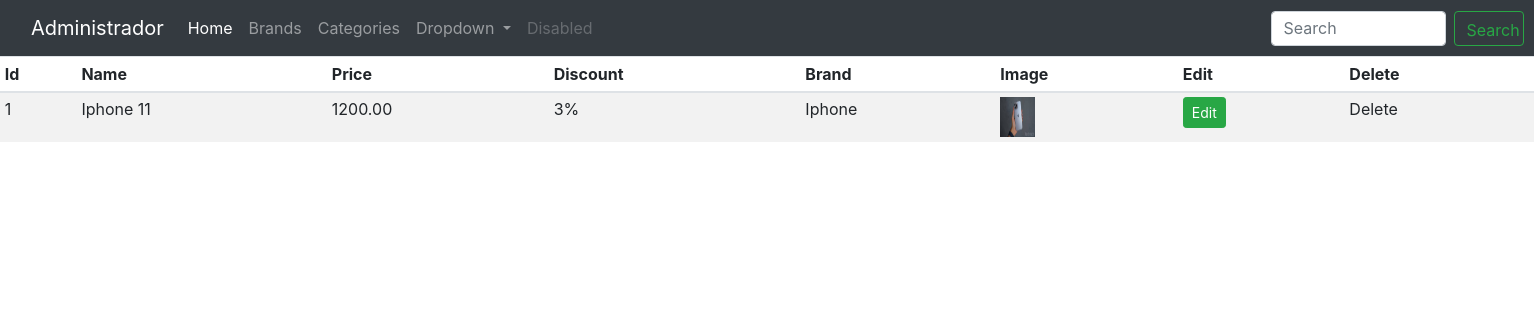
The page /admin (signed in) on the database its author committed.
### shop/products/models.py (models this page shows, shortened)
class Addproduct(db.Model):
    __searchable__= ['name','desc']
    id = db.Column(db.Integer, primary_key=True)
    name = db.Column(db.String(80), nullable=False)
    price = db.Column(db.Numeric(10,2), nullable=False)
    discount = db.Column(db.Integer, default=0)
    stock = db.Column(db.Integer, nullable=False)
    colors = db.Column(db.Text, nullable=False)
    desc = db.Column(db.Text, nullable=False)
    pub_date = db.Column(db.DateTime, nullable=False, default=datetime.utcnow)
    brand_id = db.Column(db.Integer, db.ForeignKey('brand.id'), nullable=False)
    brand = db.relationship('Brand',backref=db.backref('brands', lazy=True))
    category_id= db.Column(db.Integer, db.ForeignKey('category.id'), nullable=False)
    category = db.relationship('Category', backref=db.backref('categories', lazy=True))
    image_1= db.Column(db.String(150),nullable=False, default='image.jpg')
    image_2= db.Column(db.String(150),nullable=False, default='image.jpg')
    image_3= db.Column(db.String(150),nullable=False, default='image.jpg')

class Brand(db.Model):
    id = db.Column(db.Integer, primary_key=True)
    name = db.Column(db.String(30), nullable=False, unique=True)

### shop/admin/routes.py (the view)
@app.route('/admin')
def admin():
    if 'email' not in session:
        flash(f'Please login first', 'danger')
        return redirect(url_for('login'))
    products = Addproduct.query.all()
    return render_template('admin/index.html', title='Admin page', products=products)

### shop/templates/admin/index.html (shortened to what this page needs)
{% extends 'layout.html' %}
{% block content %}
<div class="conteiner">
    <nav class="navbar navbar-expand-lg navbar-dark bg-dark">
        <div class="container-fluid">
          <a class="navbar-brand" href="#">Administrador</a>
          <div class="collapse navbar-collapse" id="navbarSupportedContent">
            <ul class="navbar-nav me-auto mb-2 mb-lg-0">
              <li class="nav-item">
                <a class="nav-link active" aria-current="page" href="/admin">Home</a>
              </li>
              <li class="nav-item">
                <a class="nav-link" href="/brands">Brands</a>
              </li>
              <li class="nav-item">
                <a class="nav-link" href="/category">Categories</a>
              </li>
              <li class="nav-item dropdown">
                <a class="nav-link dropdown-toggle" href="#" role="button" data-bs-toggle="dropdown" aria-expanded="false">
                  Dropdown
                </a>
              </li>
              <li class="nav-item">
                <a class="nav-link disabled">Disabled</a>
              </li>
            </ul>
            <form class="d-flex" role="search" style="margin-left: 670px;" >
              <input class="form-control me-2" type="search" placeholder="Search" aria-label="Search" style="width: 175px; height: 35px;" >
              <button class="btn btn-outline-success" type="submit" style="margin-left: 8px; width: 70px; height: 35px;">Search</button>
            </form>
          </div>
        </div>
      </nav>
</div>
<div class="conteiner">
    <table class="table table-sm table-striped">
        <thead>
            <th>Id</th>
            <th>Name</th>
            <th>Price</th>
            <th>Discount</th>
            <th>Brand</th>
            <th>Image</th>
            <th>Edit</th>
            <th>Delete</th>
        </thead>
        <tbody>
            {% for product in products %}
            <tr>
                <td>{{loop.index}}</td>
                <td>{{product.name}}</td>
                <td>{{product.price}}</td>
                <td>{{product.discount}}%</td>
                <td>{{product.brand.name}}</td>
                <td><img src="{{url_for('static', filename='images/' + product.image_1)}}" width="35" height="40"></td>
                <td><a href="{{url_for('updateproduct', id=product.id)}}" class="btn btn-success btn-sm">Edit</a></td>
                <td>Delete</td>
            </tr>
            {% endfor %}
        </tbody>
    </table>
</div>
{% endblock content %}

### rows shown on the page
Addproduct: name "Iphone 11", price "1200.00", discount "3", brand.name "Iphone", image_1 (picture)
